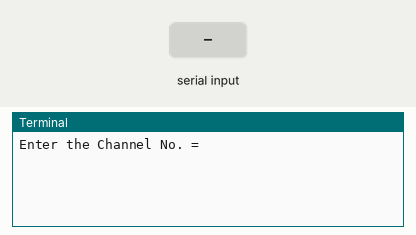
This program was run on a simulated Raspberry Pi (BCM pin numbers). Parts: the last lines printed to the terminal. The test bench sets the inputs (shaded band). The clock reads 2024-03-15 10:24:30 at power-on unless the program sets it.

Above: at 1.2 s.
1.3 s: "1" typed at the terminal, then Enter
At 2.1 s:
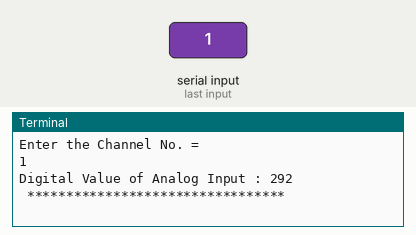
2.9 s: "2" typed at the terminal, then Enter
At 4.6 s:
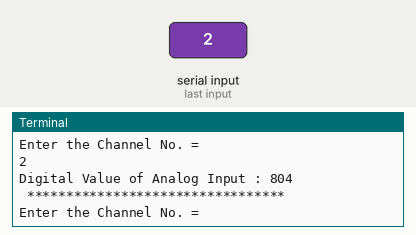

Measured:
- after the input at 1.3 s, the terminal: prints a new line at once (image 1)
- after the input at 2.9 s, the terminal: prints a new line at once (image 2)

The program:

MCP3427.py
```python
# (licence header left out)
import smbus
import time

# Get I2C bus
bus = smbus.SMBus(1)

# I2C address of the device
MCP3427_DEFAULT_ADDRESS				= 0x68

# MCP3427 Configuration Command Set
MCP3427_CMD_NEW_CNVRSN				= 0x80 # Initiate a new conversion(One-Shot Conversion mode only)
MCP3427_CMD_CHNL_1					= 0x00 # Channel-1 Selected
MCP3427_CMD_CHNL_2					= 0x20 # Channel-2 Selected
MCP3427_CMD_MODE_CONT				= 0x10 # Continuous Conversion Mode
MCP3427_CMD_MODE_ONESHOT			= 0x00 # One-Shot Conversion Mode
MCP3427_CMD_SPS_240					= 0x00 # 240 SPS (12-bit)
MCP3427_CMD_SPS_60					= 0x04 # 60 SPS (14-bit)
MCP3427_CMD_SPS_15					= 0x08 # 15 SPS (16-bit)
MCP3427_CMD_GAIN_1					= 0x00 # PGA Gain = 1V/V
MCP3427_CMD_GAIN_2					= 0x01 # PGA Gain = 2V/V
MCP3427_CMD_GAIN_4					= 0x02 # PGA Gain = 4V/V
MCP3427_CMD_GAIN_8					= 0x03 # PGA Gain = 8V/V
MCP3427_CMD_READ_CNVRSN				= 0x00 # Read Conversion Result Data

class MCP3427():
	def set_channel(self):
		"""Select the Channel user want to use from 1-2"""
		self.channel = int(input("Enter the Channel No. = "))
		while self.channel < 1 or self.channel > 2:
			self.channel = int(input("Enter the Channel No. = "))

		return self.channel

	def config_command(self):
		"""Select the Configuration Command from the given provided values"""
		if self.channel == 1:
			CONFIG_CMD = (MCP3427_CMD_MODE_CONT | MCP3427_CMD_SPS_240 | MCP3427_CMD_GAIN_1 | MCP3427_CMD_CHNL_1)
		elif self.channel == 2:
			CONFIG_CMD = (MCP3427_CMD_MODE_CONT | MCP3427_CMD_SPS_240 | MCP3427_CMD_GAIN_1 | MCP3427_CMD_CHNL_2)

		bus.write_byte(MCP3427_DEFAULT_ADDRESS, CONFIG_CMD)

	def read_adc(self):
		"""Read data back from MCP3427_CMD_READ_CNVRSN(0x00), 2 bytes
		raw_adc MSB, raw_adc LSB"""
		data = bus.read_i2c_block_data(MCP3427_DEFAULT_ADDRESS, MCP3427_CMD_READ_CNVRSN, 2)

		# Convert the data to 12-bits
		raw_adc = ((data[0] & 0x0F) * 256) + data[1]
		if raw_adc > 2047 :
			raw_adc -= 4095

		return {'r' : raw_adc}

from MCP3427 import MCP3427
mcp3427 = MCP3427()

while True :
	mcp3427.set_channel()
	mcp3427.config_command()
	time.sleep(0.1)
	adc = mcp3427.read_adc()
	print "Digital Value of Analog Input : %d "%(adc['r'])
	print " ********************************* "
	time.sleep(0.8)
```
